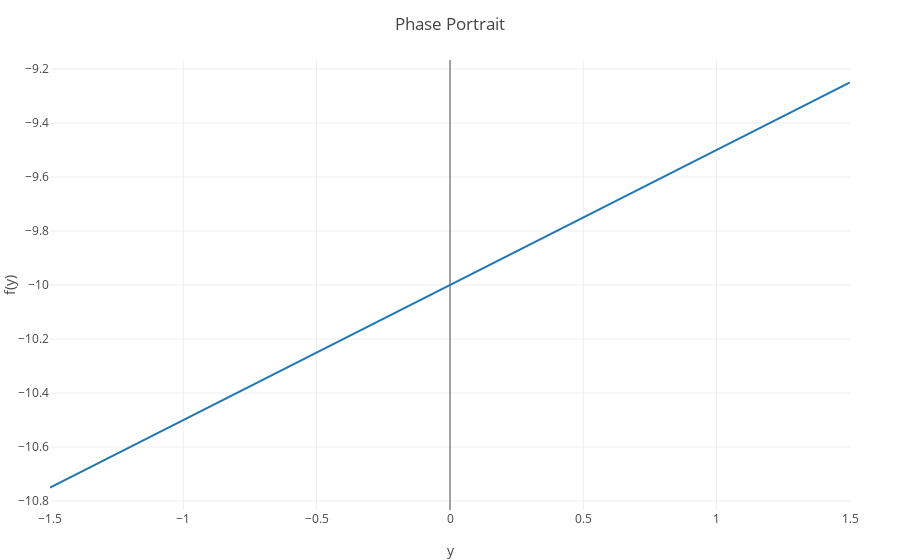

Notebook source saved alongside this figure:
### Markdown cell above
We now take a look at the phase portrait for this ODE by plotting the right hand side $f(y):=\frac{1}{2}(y-20)$. It can be seen that $f(y)<0$ for $y<20$. This implies that if a solution $y(t)$ of the ODE attains a value smaller than $20$, then $y(t)$ decreases as $t$ increases. Similarly, $f(y)>0$ for $y>20$. This implies that if a solution $y(t)$ of the ODE attains a value greater than $20$, then $y(t)$ increases as $t$ increases. Consequently, solutions corresponding to initial conditions that are close to $y=20$ (no matter how close) move away as $t$ increases.

### Code cell
xspan = -1.5:0.01:1.5;
fspan = 0.5*(xspan-20.0);
tracesf=GenericTrace[];
trace = scatter(x=xspan, y=fspan, name = "f(y)");
push!(tracesf, trace);
plot(tracesf, Layout(title="Phase Portrait", xaxis=attr(title="y"),yaxis=attr(title="f(y)")))

### Figure 1 — Plotly figure (JSON) as saved in the notebook; plotly's stock layout.template omitted (floating-point values rounded to 4 significant figures; data arrays with more than 128 entries replaced by an {"elided": "..."} marker saying what was removed)
{"data": [{"y": {"elided": "301 float values"}, "name": "f(y)", "type": "scatter", "x": {"elided": "301 float values"}}], "layout": {"yaxis": {"title": "f(y)"}, "xaxis": {"title": "y"}, "title": "Phase Portrait", "margin": {"r": 50, "l": 50, "b": 50, "t": 60}}}
